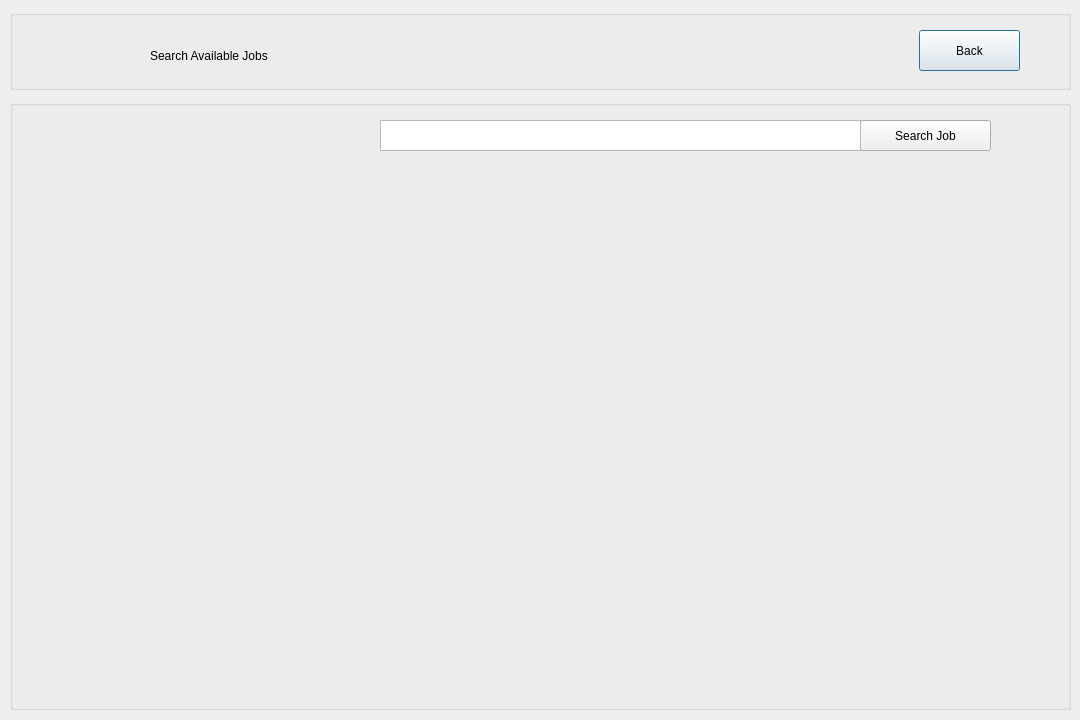
<?xml version="1.0" encoding="UTF-8"?>
<ui version="4.0">
 <class>searchjob</class>
 <widget class="QDialog" name="searchjob">
  <property name="geometry">
   <rect>
    <x>0</x>
    <y>0</y>
    <width>1080</width>
    <height>720</height>
   </rect>
  </property>
  <property name="windowTitle">
   <string>Dialog</string>
  </property>
  <widget class="QGroupBox" name="groupBox_sjob">
   <property name="geometry">
    <rect>
     <x>10</x>
     <y>10</y>
     <width>1061</width>
     <height>80</height>
    </rect>
   </property>
   <property name="title">
    <string/>
   </property>
   <widget class="QLabel" name="label_sjoblist">
    <property name="geometry">
     <rect>
      <x>140</x>
      <y>20</y>
      <width>361</width>
      <height>51</height>
     </rect>
    </property>
    <property name="text">
     <string>Search Available Jobs</string>
    </property>
   </widget>
   <widget class="QLabel" name="label_scj">
    <property name="geometry">
     <rect>
      <x>50</x>
      <y>10</y>
      <width>81</width>
      <height>61</height>
     </rect>
    </property>
    <property name="text">
     <string/>
    </property>
   </widget>
   <widget class="QPushButton" name="pushButton_back">
    <property name="geometry">
     <rect>
      <x>909</x>
      <y>20</y>
      <width>101</width>
      <height>41</height>
     </rect>
    </property>
    <property name="text">
     <string>Back</string>
    </property>
   </widget>
  </widget>
  <widget class="QGroupBox" name="groupBox_ssjob">
   <property name="geometry">
    <rect>
     <x>10</x>
     <y>100</y>
     <width>1061</width>
     <height>610</height>
    </rect>
   </property>
   <property name="title">
    <string/>
   </property>
   <widget class="QPushButton" name="pushButton_sjob">
    <property name="geometry">
     <rect>
      <x>850</x>
      <y>20</y>
      <width>131</width>
      <height>31</height>
     </rect>
    </property>
    <property name="text">
     <string>Search Job</string>
    </property>
   </widget>
   <widget class="QTextEdit" name="textEdit">
    <property name="geometry">
     <rect>
      <x>370</x>
      <y>20</y>
      <width>481</width>
      <height>31</height>
     </rect>
    </property>
   </widget>
  </widget>
 </widget>
 <resources/>
 <connections/>
</ui>
